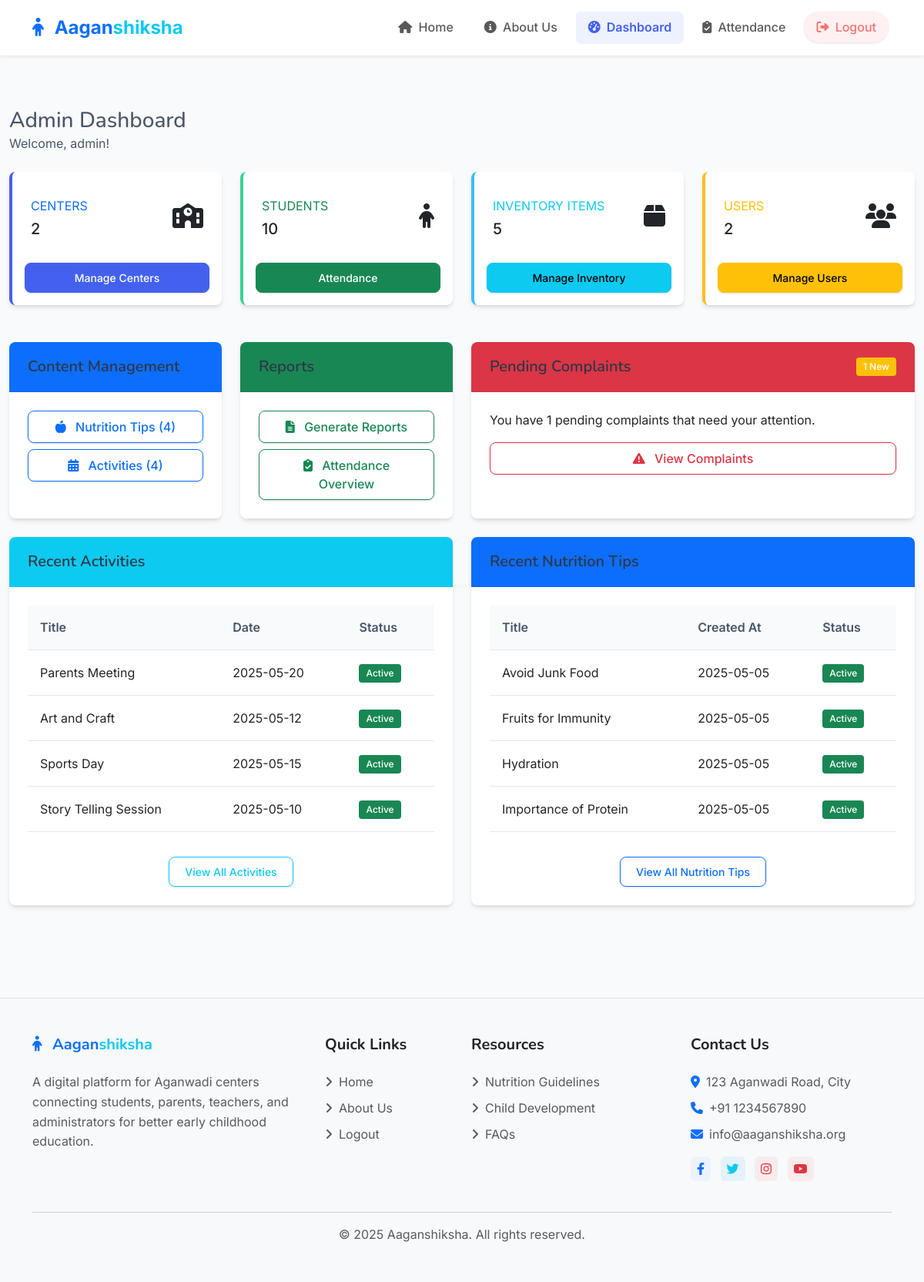
The app's page /admin/dashboard (signed in) with its own data.
### models.py (models this page shows, shortened)
class User(UserMixin, db.Model):
    id = db.Column(db.Integer, primary_key=True)
    username = db.Column(db.String(64), unique=True, nullable=False)
    email = db.Column(db.String(120), unique=True, nullable=False)
    password_hash = db.Column(db.String(256), nullable=False)
    role = db.Column(db.String(20), nullable=False)  # 'admin', 'teacher'
    aadhar_number = db.Column(db.String(12), unique=True, nullable=False)
    created_at = db.Column(db.DateTime, default=datetime.utcnow)
    complaints = db.relationship('Complaint', backref='author', lazy=True)
    nutrition_tips = db.relationship('NutritionTip', backref='created_by', lazy=True)
    activities = db.relationship('Activity', backref='created_by', lazy=True)

class Activity(db.Model):
    id = db.Column(db.Integer, primary_key=True, autoincrement=True)
    title = db.Column(db.String(100), nullable=False)
    description = db.Column(db.Text, nullable=False)
    date = db.Column(db.Date, nullable=False)
    user_id = db.Column(db.Integer, db.ForeignKey('user.id'), nullable=False)
    created_at = db.Column(db.DateTime, default=datetime.utcnow)
    updated_at = db.Column(db.DateTime, default=datetime.utcnow, onupdate=datetime.utcnow)
    is_active = db.Column(db.Boolean, default=True)

class NutritionTip(db.Model):
    id = db.Column(db.Integer, primary_key=True, autoincrement=True)
    title = db.Column(db.String(100), nullable=False)
    content = db.Column(db.Text, nullable=False)
    user_id = db.Column(db.Integer, db.ForeignKey('user.id'), nullable=False)
    created_at = db.Column(db.DateTime, default=datetime.utcnow)
    updated_at = db.Column(db.DateTime, default=datetime.utcnow, onupdate=datetime.utcnow)
    is_active = db.Column(db.Boolean, default=True)

### routes/admin.py (the view)
@admin_bp.route('/dashboard')
@login_required
@admin_required
def dashboard():
    users_count = User.query.count()
    centers_count = Center.query.count()
    students_count = Student.query.count()
    inventory_count = Inventory.query.count()
    tips_count = NutritionTip.query.count()
    activities_count = Activity.query.count()
    complaints_count = Complaint.query.filter_by(status='pending').count()
    recent_activities = Activity.query.order_by(Activity.created_at.desc()).limit(5).all()
    recent_tips = NutritionTip.query.order_by(NutritionTip.created_at.desc()).limit(5).all()
    return render_template('admin/dashboard.html',
                           users_count=users_count,
                           centers_count=centers_count,
                           students_count=students_count,
                           inventory_count=inventory_count,
                           tips_count=tips_count,
                           activities_count=activities_count,
                           complaints_count=complaints_count,
                           recent_activities=recent_activities,
                           recent_tips=recent_tips)

### templates/admin/dashboard.html (shortened to what this page needs)
{% extends 'base.html' %}
{% block head %}
<link rel="stylesheet" href="https://cdnjs.cloudflare.com/ajax/libs/Chart.js/2.9.4/Chart.min.css">
{% endblock %}
{% block content %}
<div class="container-fluid py-4">
    <div class="row mb-4">
        <div class="col">
            <h1 class="h3 mb-0 text-gray-800">Admin Dashboard</h1>
            <p class="mb-0">Welcome, {{ current_user.username }}!</p>
        </div>
    </div>
    <div class="row mb-4">
        <div class="col-xl-3 col-md-6 mb-4">
            <div class="card border-left-primary h-100 py-2">
                <div class="card-body">
                    <div class="row no-gutters align-items-center">
                        <div class="col mr-2">
                            <div class="text-xs font-weight-bold text-primary text-uppercase mb-1">
                                Centers</div>
                            <div class="h5 mb-0 font-weight-bold">{{ centers_count }}</div>
                        </div>
                        <div class="col-auto">
                            <i class="fas fa-school fa-2x text-gray-300"></i>
                        </div>
                    </div>
                </div>
                <div class="card-footer bg-transparent border-0">
                    <a href="{{ url_for('admin.centers') }}" class="btn btn-sm btn-primary w-100">
                        Manage Centers
                    </a>
                </div>
            </div>
        </div>
        <div class="col-xl-3 col-md-6 mb-4">
            <div class="card border-left-success h-100 py-2">
                <div class="card-body">
                    <div class="row no-gutters align-items-center">
                        <div class="col mr-2">
                            <div class="text-xs font-weight-bold text-success text-uppercase mb-1">
                                Students</div>
                            <div class="h5 mb-0 font-weight-bold">{{ students_count }}</div>
                        </div>
                        <div class="col-auto">
                            <i class="fas fa-child fa-2x text-gray-300"></i>
                        </div>
                    </div>
                </div>
                <div class="card-footer bg-transparent border-0">
                    <a href="{{ url_for('attendance.index') }}" class="btn btn-sm btn-success w-100">
                        Attendance
                    </a>
                </div>
            </div>
        </div>
        <div class="col-xl-3 col-md-6 mb-4">
            <div class="card border-left-info h-100 py-2">
                <div class="card-body">
                    <div class="row no-gutters align-items-center">
                        <div class="col mr-2">
                            <div class="text-xs font-weight-bold text-info text-uppercase mb-1">
                                Inventory Items</div>
                            <div class="h5 mb-0 font-weight-bold">{{ inventory_count }}</div>
                        </div>
                        <div class="col-auto">
                            <i class="fas fa-box fa-2x text-gray-300"></i>
                        </div>
                    </div>
                </div>
                <div class="card-footer bg-transparent border-0">
                    <a href="{{ url_for('admin.inventory') }}" class="btn btn-sm btn-info w-100">
                        Manage Inventory
                    </a>
                </div>
            </div>
        </div>
        <div class="col-xl-3 col-md-6 mb-4">
            <div class="card border-left-warning h-100 py-2">
                <div class="card-body">
                    <div class="row no-gutters align-items-center">
                        <div class="col mr-2">
                            <div class="text-xs font-weight-bold text-warning text-uppercase mb-1">
                                Users</div>
                            <div class="h5 mb-0 font-weight-bold">{{ users_count }}</div>
                        </div>
                        <div class="col-auto">
                            <i class="fas fa-users fa-2x text-gray-300"></i>
                        </div>
                    </div>
                </div>
                <div class="card-footer bg-transparent border-0">
                    <a href="{{ url_for('admin.users') }}" class="btn btn-sm btn-warning w-100">
                        Manage Users
                    </a>
                </div>
            </div>
        </div>
    </div>
    <div class="row">
        <div class="col-xl-3 col-md-6 mb-4">
            <div class="card h-100">
                <div class="card-header bg-primary text-white">
                    <h5 class="mb-0">Content Management</h5>
                </div>
                <div class="card-body">
                    <div class="d-grid gap-2">
                        <a href="{{ url_for('admin.nutrition') }}" class="btn btn-outline-primary">
                            <i class="fas fa-apple-alt me-2"></i> Nutrition Tips ({{ tips_count }})
                        </a>
                        <a href="{{ url_for('admin.activities') }}" class="btn btn-outline-primary">
                            <i class="fas fa-calendar-alt me-2"></i> Activities ({{ activities_count }})
                        </a>
                    </div>
                </div>
            </div>
        </div>
        <div class="col-xl-3 col-md-6 mb-4">
            <div class="card h-100">
                <div class="card-header bg-success text-white">
                    <h5 class="mb-0">Reports</h5>
                </div>
                <div class="card-body">
                    <div class="d-grid gap-2">
                        <a href="{{ url_for('admin.reports') }}" class="btn btn-outline-success">
                            <i class="fas fa-file-alt me-2"></i> Generate Reports
                        </a>
                        <a href="{{ url_for('attendance.index') }}" class="btn btn-outline-success">
                            <i class="fas fa-clipboard-check me-2"></i> Attendance Overview
                        </a>
                    </div>
                </div>
            </div>
        </div>
        <div class="col-xl-6 col-md-12 mb-4">
            <div class="card h-100">
                <div class="card-header bg-danger text-white d-flex justify-content-between align-items-center">
                    <h5 class="mb-0">Pending Complaints</h5>
                    <span class="badge bg-warning">{{ complaints_count }} New</span>
                </div>
                <div class="card-body">
                    {% if complaints_count > 0 %}
                        <p>You have {{ complaints_count }} pending complaints that need your attention.</p>
                        <div class="d-grid">
                            <button class="btn btn-outline-danger">
                                <i class="fas fa-exclamation-triangle me-2"></i> View Complaints
                            </button>
                        </div>
                    {% else %}
                        <p>You have no pending complaints at this time.</p>
                    {% endif %}
                </div>
            </div>
        </div>
    </div>
    <div class="row">
        <div class="col-xl-6 mb-4">
            <div class="card h-100">
                <div class="card-header bg-info text-white">
                    <h5 class="mb-0">Recent Activities</h5>
                </div>
                <div class="card-body">
                    <div class="table-responsive">
                        <table class="table table-hover">
                            <thead>
                                <tr>
                                    <th>Title</th>
                                    <th>Date</th>
                                    <th>Status</th>
                                </tr>
                            </thead>
                            <tbody>
                                {% for activity in recent_activities %}
                                    <tr>
                                        <td>{{ activity.title }}</td>
                                        <td>{{ activity.date.strftime('%Y-%m-%d') }}</td>
                                        <td>
                                            {% if activity.is_active %}
                                                <span class="badge bg-success">Active</span>
                                            {% else %}
                                                <span class="badge bg-secondary">Inactive</span>
                                            {% endif %}
                                        </td>
                                    </tr>
                                {% endfor %}
                            </tbody>
                        </table>
                    </div>
                    <div class="text-center mt-3">
                        <a href="{{ url_for('admin.activities') }}" class="btn btn-sm btn-outline-info">View All Activities</a>
                    </div>
                </div>
            </div>
        </div>
        <div class="col-xl-6 mb-4">
            <div class="card h-100">
                <div class="card-header bg-primary text-white">
                    <h5 class="mb-0">Recent Nutrition Tips</h5>
                </div>
                <div class="card-body">
                    <div class="table-responsive">
                        <table class="table table-hover">
                            <thead>
                                <tr>
                                    <th>Title</th>
                                    <th>Created At</th>
                                    <th>Status</th>
                                </tr>
                            </thead>
                            <tbody>
                                {% for tip in recent_tips %}
                                    <tr>
                                        <td>{{ tip.title }}</td>
                                        <td>{{ tip.created_at.strftime('%Y-%m-%d') }}</td>
                                        <td>
                                            {% if tip.is_active %}
                                                <span class="badge bg-success">Active</span>
                                            {% else %}
                                                <span class="badge bg-secondary">Inactive</span>
                                            {% endif %}
                                        </td>
                                    </tr>
                                {% endfor %}
                            </tbody>
                        </table>
                    </div>
                    <div class="text-center mt-3">
                        <a href="{{ url_for('admin.nutrition') }}" class="btn btn-sm btn-outline-primary">View All Nutrition Tips</a>
                    </div>
                </div>
            </div>
        </div>
    </div>
</div>
{% endblock %}

### records on screen
User: username "admin"
Activity: title "Parents Meeting", date "2025-05-20", is_active "Active"
Activity: title "Art and Craft", date "2025-05-12", is_active "Active"
Activity: title "Sports Day", date "2025-05-15", is_active "Active"
Activity: title "Story Telling Session", date "2025-05-10", is_active "Active"
NutritionTip: title "Avoid Junk Food", created_at "2025-05-05", is_active "Active"
NutritionTip: title "Fruits for Immunity", created_at "2025-05-05", is_active "Active"
NutritionTip: title "Hydration", created_at "2025-05-05", is_active "Active"
NutritionTip: title "Importance of Protein", created_at "2025-05-05", is_active "Active"

### other values on screen
{{ centers_count }} "2"
{{ students_count }} "10"
{{ inventory_count }} "5"
{{ users_count }} "2"
{{ tips_count }} "4"
{{ activities_count }} "4"
{{ complaints_count }} "1"
{{ current_year|default(2025) }} "2025"
